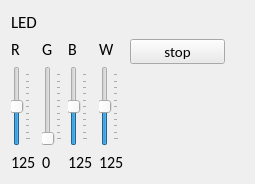
     <widget class="QWidget" name="layoutWidget">
      <property name="geometry">
       <rect>
        <x>420</x>
        <y>270</y>
        <width>255</width>
        <height>171</height>
       </rect>
      </property>
      <layout class="QFormLayout" name="formLayout_10">
       <item row="0" column="0">
        <widget class="QLabel" name="labelLED">
         <property name="font">
          <font>
           <family>Calibri</family>
           <pointsize>13</pointsize>
          </font>
         </property>
         <property name="text">
          <string>LED</string>
         </property>
        </widget>
       </item>
       <item row="1" column="0">
        <layout class="QGridLayout" name="gridLayout_2">
         <item row="0" column="2">
          <widget class="QLabel" name="labelB">
           <property name="font">
            <font>
             <family>Calibri</family>
             <pointsize>12</pointsize>
            </font>
           </property>
           <property name="text">
            <string>B</string>
           </property>
          </widget>
         </item>
         <item row="0" column="3">
          <widget class="QLabel" name="labelW">
           <property name="font">
            <font>
             <family>Calibri</family>
             <pointsize>12</pointsize>
            </font>
           </property>
           <property name="text">
            <string>W</string>
           </property>
          </widget>
         </item>
         <item row="0" column="1">
          <widget class="QLabel" name="labelG">
           <property name="font">
            <font>
             <family>Calibri</family>
             <pointsize>12</pointsize>
            </font>
           </property>
           <property name="text">
            <string>G</string>
           </property>
          </widget>
         </item>
         <item row="0" column="0">
          <widget class="QLabel" name="labelR">
           <property name="font">
            <font>
             <family>Calibri</family>
             <pointsize>12</pointsize>
            </font>
           </property>
           <property name="text">
            <string>R</string>
           </property>
          </widget>
         </item>
         <item row="1" column="3">
          <widget class="QSlider" name="sliderW">
           <property name="minimumSize">
            <size>
             <width>0</width>
             <height>80</height>
            </size>
           </property>
           <property name="autoFillBackground">
            <bool>false</bool>
           </property>
           <property name="maximum">
            <number>255</number>
           </property>
           <property name="singleStep">
            <number>25</number>
           </property>
           <property name="pageStep">
            <number>25</number>
           </property>
           <property name="value">
            <number>125</number>
           </property>
           <property name="orientation">
            <enum>Qt::Vertical</enum>
           </property>
           <property name="tickPosition">
            <enum>QSlider::TicksBelow</enum>
           </property>
          </widget>
         </item>
         <item row="1" column="1">
          <widget class="QSlider" name="sliderG">
           <property name="minimumSize">
            <size>
             <width>0</width>
             <height>80</height>
            </size>
           </property>
           <property name="maximum">
            <number>255</number>
           </property>
           <property name="singleStep">
            <number>25</number>
           </property>
           <property name="pageStep">
            <number>25</number>
           </property>
           <property name="value">
            <number>0</number>
           </property>
           <property name="orientation">
            <enum>Qt::Vertical</enum>
           </property>
           <property name="tickPosition">
            <enum>QSlider::TicksBelow</enum>
           </property>
          </widget>
         </item>
         <item row="1" column="2">
          <widget class="QSlider" name="sliderB">
           <property name="minimumSize">
            <size>
             <width>0</width>
             <height>80</height>
            </size>
           </property>
           <property name="autoFillBackground">
            <bool>false</bool>
           </property>
           <property name="maximum">
            <number>255</number>
           </property>
           <property name="singleStep">
            <number>25</number>
           </property>
           <property name="pageStep">
            <number>25</number>
           </property>
           <property name="value">
            <number>125</number>
           </property>
           <property name="orientation">
            <enum>Qt::Vertical</enum>
           </property>
           <property name="tickPosition">
            <enum>QSlider::TicksBelow</enum>
           </property>
          </widget>
         </item>
         <item row="2" column="1">
          <widget class="QLabel" name="labelG_2">
           <property name="font">
            <font>
             <family>Calibri</family>
             <pointsize>12</pointsize>
            </font>
           </property>
           <property name="text">
            <string>0</string>
           </property>
          </widget>
         </item>
         <item row="2" column="2">
          <widget class="QLabel" name="labelB_2">
           <property name="font">
            <font>
             <family>Calibri</family>
             <pointsize>12</pointsize>
            </font>
           </property>
           <property name="styleSheet">
            <string notr="true">text-align: center;</string>
           </property>
           <property name="text">
            <string>125</string>
           </property>
          </widget>
         </item>
         <item row="2" column="3">
          <widget class="QLabel" name="labelW_2">
           <property name="font">
            <font>
             <family>Calibri</family>
             <pointsize>12</pointsize>
            </font>
           </property>
           <property name="styleSheet">
            <string notr="true">text-align: center;</string>
           </property>
           <property name="text">
            <string>125</string>
           </property>
          </widget>
         </item>
         <item row="1" column="0">
          <widget class="QSlider" name="sliderR">
           <property name="minimumSize">
            <size>
             <width>0</width>
             <height>80</height>
            </size>
           </property>
           <property name="styleSheet">
            <string notr="true"/>
           </property>
           <property name="maximum">
            <number>255</number>
           </property>
           <property name="singleStep">
            <number>25</number>
           </property>
           <property name="pageStep">
            <number>25</number>
           </property>
           <property name="value">
            <number>125</number>
           </property>
           <property name="orientation">
            <enum>Qt::Vertical</enum>
           </property>
           <property name="tickPosition">
            <enum>QSlider::TicksBelow</enum>
           </property>
          </widget>
         </item>
         <item row="2" column="0">
          <widget class="QLabel" name="labelR_2">
           <property name="font">
            <font>
             <family>Calibri</family>
             <pointsize>12</pointsize>
            </font>
           </property>
           <property name="styleSheet">
            <string notr="true">text-align: center;</string>
           </property>
           <property name="text">
            <string>125</string>
           </property>
          </widget>
         </item>
        </layout>
       </item>
       <item row="1" column="1">
        <widget class="QPushButton" name="buttonLED">
         <property name="sizePolicy">
          <sizepolicy hsizetype="Maximum" vsizetype="Maximum">
           <horstretch>0</horstretch>
           <verstretch>0</verstretch>
          </sizepolicy>
         </property>
         <property name="minimumSize">
          <size>
           <width>0</width>
           <height>0</height>
          </size>
         </property>
         <property name="maximumSize">
          <size>
           <width>95</width>
           <height>25</height>
          </size>
         </property>
         <property name="font">
          <font>
           <family>Calibri</family>
           <pointsize>11</pointsize>
          </font>
         </property>
         <property name="styleSheet">
          <string notr="true">background-color: rgb(235, 235, 235)</string>
         </property>
         <property name="text">
          <string>stop</string>
         </property>
        </widget>
       </item>
      </layout>
     </widget>
